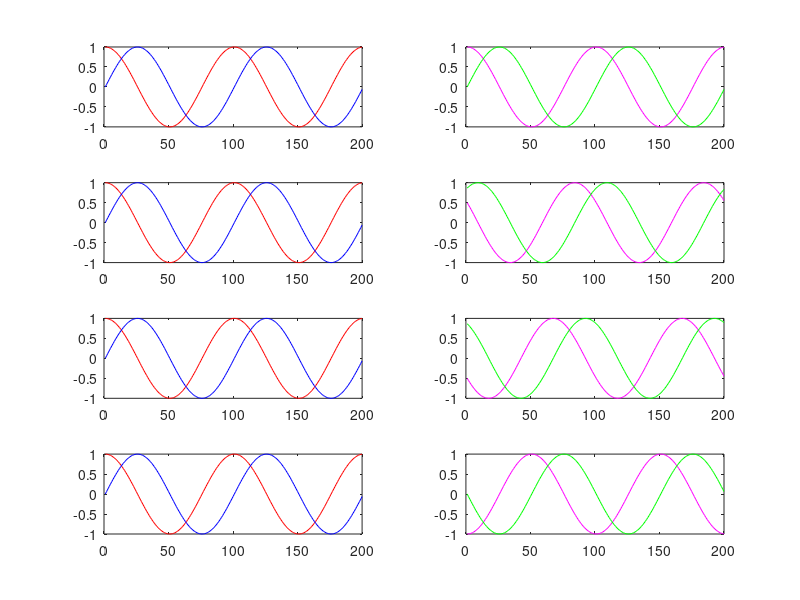

Source code (MATLAB):
Fs = 10e6;
FrameSize = Fs*0.001;
NoOfFrames = 1;
NoOfSamples = FrameSize*NoOfFrames;
Amplitude = [1.0 1 1 1];
Fs = cast(Fs,'double');
NoOfSamples = cast(NoOfSamples,'uint32');
Amplitude = double(Amplitude);

F0 = 100e3;

Fchosen = F0;

F0 = Fchosen;
F1 = Fchosen;
F2 = Fchosen;
F3 = Fchosen;

F0 = [F0 F1 F2 F3];
inputPhaseOffset = [0 0 0 0];
outputPhaseOffset = [0 pi/3 2*pi/3 pi];

t = linspace(0,double(NoOfSamples-1)/Fs,NoOfSamples);
input = zeros(size(F0,2),NoOfSamples);
output = zeros(size(F0,2),NoOfSamples);

count = 1;
for freqi = F0
     input(count,:) = cos((2*pi)*freqi*t  + inputPhaseOffset(count)) + 1i*sin((2*pi)*freqi*t + inputPhaseOffset(count));
     output(count,:) = cos((2*pi)*freqi*t  + outputPhaseOffset(count)) + 1i*sin((2*pi)*freqi*t + outputPhaseOffset(count));
     count = count + 1;
end

samplesCutoff = 200;

input = diag(Amplitude)*input;
input = transpose(input);

output = diag(Amplitude)*output;
output = transpose(output);

input = input(1:samplesCutoff,:);
output = output(1:samplesCutoff,:);

for i=1:size(F0,2)
    subplot(4,2,2*(i-1)+1);
    plot(1:samplesCutoff,real(input(:,i)),'r',1:samplesCutoff,imag(input(:,i)),'b');

    subplot(4,2,2*i);
    plot(1:samplesCutoff,real(output(:,i)),'m',1:samplesCutoff,imag(output(:,i)),'g');
end


% plot(real(input(:,1)),